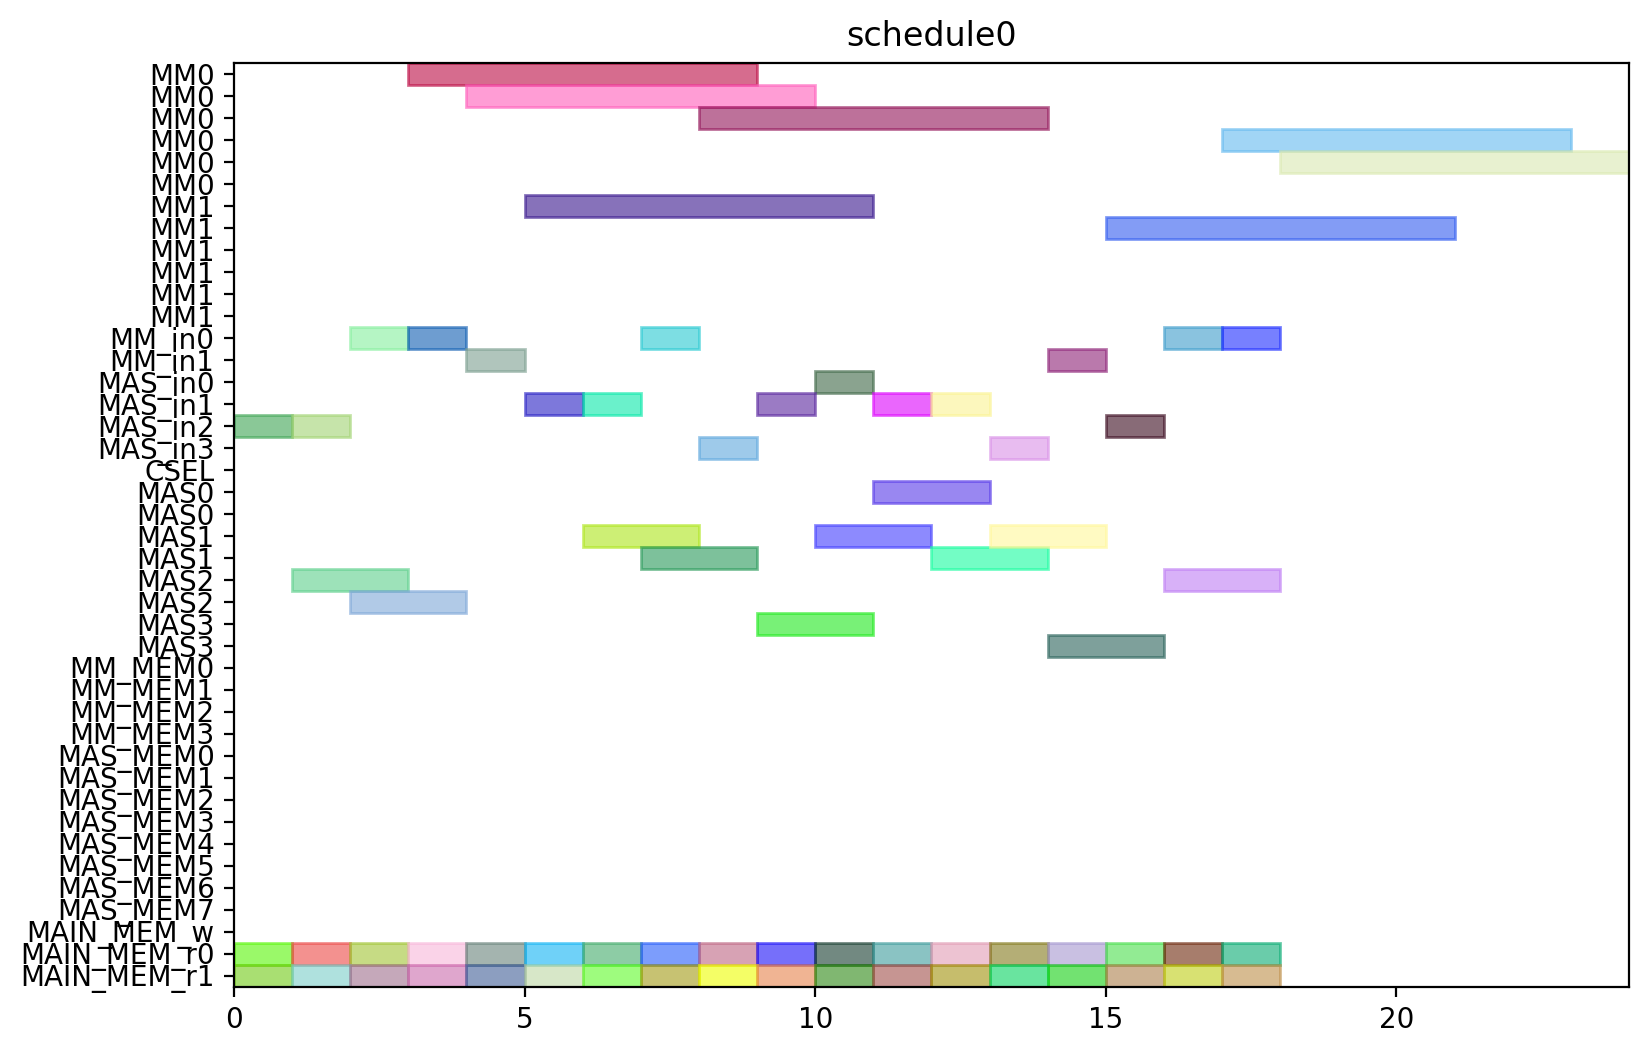

The Python source for this figure:
from pyschedule import Scenario, solvers, plotters, alt


def solve():
	horizon = 120
	S = Scenario("schedule0", horizon=horizon)

	# resource
	MM = S.Resources('MM', num=2, size=6)
	MM_in = S.Resources('MM_in', num=2)
	MAS_in = S.Resources('MAS_in', num=4)
	CSEL = S.Resource('CSEL')
	MAS = S.Resources('MAS', num=4, size=2, periods=range(1, horizon))
	MM_MEM = S.Resources('MM_MEM', num=4)
	MAS_MEM = S.Resources('MAS_MEM', num=8)
	MAIN_MEM_w = S.Resource('MAIN_MEM_w', size=1)
	MAIN_MEM_r = S.Resources('MAIN_MEM_r', num=2)

	# result of previous scheduling

	# new tasks
	t0_t0 = S.Task('t0_t0', length=2, delay_cost=1)
	t0_t0 += alt(MAS)
	t0_t0_in = S.Task('t0_t0_in', length=1, delay_cost=1)
	t0_t0_in += alt(MAS_in)
	S += t0_t0_in*MAS_in[0]<=t0_t0*MAS[0]

	S += t0_t0_in*MAS_in[1]<=t0_t0*MAS[1]

	S += t0_t0_in*MAS_in[2]<=t0_t0*MAS[2]

	S += t0_t0_in*MAS_in[3]<=t0_t0*MAS[3]

	t0_t0_mem0 = S.Task('t0_t0_mem0', length=1, delay_cost=1)
	t0_t0_mem0 += MAIN_MEM_r[0]
	S += t0_t0_mem0 <= t0_t0

	t0_t0_mem1 = S.Task('t0_t0_mem1', length=1, delay_cost=1)
	t0_t0_mem1 += MAIN_MEM_r[1]
	S += t0_t0_mem1 <= t0_t0

	t0_t1 = S.Task('t0_t1', length=2, delay_cost=1)
	t0_t1 += alt(MAS)
	t0_t1_in = S.Task('t0_t1_in', length=1, delay_cost=1)
	t0_t1_in += alt(MAS_in)
	S += t0_t1_in*MAS_in[0]<=t0_t1*MAS[0]

	S += t0_t1_in*MAS_in[1]<=t0_t1*MAS[1]

	S += t0_t1_in*MAS_in[2]<=t0_t1*MAS[2]

	S += t0_t1_in*MAS_in[3]<=t0_t1*MAS[3]

	t0_t1_mem0 = S.Task('t0_t1_mem0', length=1, delay_cost=1)
	t0_t1_mem0 += MAIN_MEM_r[0]
	S += t0_t1_mem0 <= t0_t1

	t0_t1_mem1 = S.Task('t0_t1_mem1', length=1, delay_cost=1)
	t0_t1_mem1 += MAIN_MEM_r[1]
	S += t0_t1_mem1 <= t0_t1

	t0_t3 = S.Task('t0_t3', length=6, delay_cost=1)
	t0_t3 += alt(MM)
	t0_t3_in = S.Task('t0_t3_in', length=1, delay_cost=1)
	t0_t3_in += alt(MM_in)
	S += t0_t3_in*MM_in[0]<=t0_t3*MM[0]
	S += t0_t3_in*MM_in[1]<=t0_t3*MM[1]
	t0_t3_mem0 = S.Task('t0_t3_mem0', length=1, delay_cost=1)
	t0_t3_mem0 += MAIN_MEM_r[0]
	S += t0_t3_mem0 <= t0_t3

	t0_t3_mem1 = S.Task('t0_t3_mem1', length=1, delay_cost=1)
	t0_t3_mem1 += MAIN_MEM_r[1]
	S += t0_t3_mem1 <= t0_t3

	t1_t0 = S.Task('t1_t0', length=2, delay_cost=1)
	t1_t0 += alt(MAS)
	t1_t0_in = S.Task('t1_t0_in', length=1, delay_cost=1)
	t1_t0_in += alt(MAS_in)
	S += t1_t0_in*MAS_in[0]<=t1_t0*MAS[0]

	S += t1_t0_in*MAS_in[1]<=t1_t0*MAS[1]

	S += t1_t0_in*MAS_in[2]<=t1_t0*MAS[2]

	S += t1_t0_in*MAS_in[3]<=t1_t0*MAS[3]

	t1_t0_mem0 = S.Task('t1_t0_mem0', length=1, delay_cost=1)
	t1_t0_mem0 += MAIN_MEM_r[0]
	S += t1_t0_mem0 <= t1_t0

	t1_t0_mem1 = S.Task('t1_t0_mem1', length=1, delay_cost=1)
	t1_t0_mem1 += MAIN_MEM_r[1]
	S += t1_t0_mem1 <= t1_t0

	t1_t1 = S.Task('t1_t1', length=2, delay_cost=1)
	t1_t1 += alt(MAS)
	t1_t1_in = S.Task('t1_t1_in', length=1, delay_cost=1)
	t1_t1_in += alt(MAS_in)
	S += t1_t1_in*MAS_in[0]<=t1_t1*MAS[0]

	S += t1_t1_in*MAS_in[1]<=t1_t1*MAS[1]

	S += t1_t1_in*MAS_in[2]<=t1_t1*MAS[2]

	S += t1_t1_in*MAS_in[3]<=t1_t1*MAS[3]

	t1_t1_mem0 = S.Task('t1_t1_mem0', length=1, delay_cost=1)
	t1_t1_mem0 += MAIN_MEM_r[0]
	S += t1_t1_mem0 <= t1_t1

	t1_t1_mem1 = S.Task('t1_t1_mem1', length=1, delay_cost=1)
	t1_t1_mem1 += MAIN_MEM_r[1]
	S += t1_t1_mem1 <= t1_t1

	t1_t3 = S.Task('t1_t3', length=6, delay_cost=1)
	t1_t3 += alt(MM)
	t1_t3_in = S.Task('t1_t3_in', length=1, delay_cost=1)
	t1_t3_in += alt(MM_in)
	S += t1_t3_in*MM_in[0]<=t1_t3*MM[0]
	S += t1_t3_in*MM_in[1]<=t1_t3*MM[1]
	t1_t3_mem0 = S.Task('t1_t3_mem0', length=1, delay_cost=1)
	t1_t3_mem0 += MAIN_MEM_r[0]
	S += t1_t3_mem0 <= t1_t3

	t1_t3_mem1 = S.Task('t1_t3_mem1', length=1, delay_cost=1)
	t1_t3_mem1 += MAIN_MEM_r[1]
	S += t1_t3_mem1 <= t1_t3

	t2_t2 = S.Task('t2_t2', length=2, delay_cost=1)
	t2_t2 += alt(MAS)
	t2_t2_in = S.Task('t2_t2_in', length=1, delay_cost=1)
	t2_t2_in += alt(MAS_in)
	S += t2_t2_in*MAS_in[0]<=t2_t2*MAS[0]

	S += t2_t2_in*MAS_in[1]<=t2_t2*MAS[1]

	S += t2_t2_in*MAS_in[2]<=t2_t2*MAS[2]

	S += t2_t2_in*MAS_in[3]<=t2_t2*MAS[3]

	t2_t2_mem0 = S.Task('t2_t2_mem0', length=1, delay_cost=1)
	t2_t2_mem0 += MAIN_MEM_r[0]
	S += t2_t2_mem0 <= t2_t2

	t2_t2_mem1 = S.Task('t2_t2_mem1', length=1, delay_cost=1)
	t2_t2_mem1 += MAIN_MEM_r[1]
	S += t2_t2_mem1 <= t2_t2

	t5_t0 = S.Task('t5_t0', length=6, delay_cost=1)
	t5_t0 += alt(MM)
	t5_t0_in = S.Task('t5_t0_in', length=1, delay_cost=1)
	t5_t0_in += alt(MM_in)
	S += t5_t0_in*MM_in[0]<=t5_t0*MM[0]
	S += t5_t0_in*MM_in[1]<=t5_t0*MM[1]
	t5_t0_mem0 = S.Task('t5_t0_mem0', length=1, delay_cost=1)
	t5_t0_mem0 += MAIN_MEM_r[0]
	S += t5_t0_mem0 <= t5_t0

	t5_t0_mem1 = S.Task('t5_t0_mem1', length=1, delay_cost=1)
	t5_t0_mem1 += MAIN_MEM_r[1]
	S += t5_t0_mem1 <= t5_t0

	t5_t1 = S.Task('t5_t1', length=6, delay_cost=1)
	t5_t1 += alt(MM)
	t5_t1_in = S.Task('t5_t1_in', length=1, delay_cost=1)
	t5_t1_in += alt(MM_in)
	S += t5_t1_in*MM_in[0]<=t5_t1*MM[0]
	S += t5_t1_in*MM_in[1]<=t5_t1*MM[1]
	t5_t1_mem0 = S.Task('t5_t1_mem0', length=1, delay_cost=1)
	t5_t1_mem0 += MAIN_MEM_r[0]
	S += t5_t1_mem0 <= t5_t1

	t5_t1_mem1 = S.Task('t5_t1_mem1', length=1, delay_cost=1)
	t5_t1_mem1 += MAIN_MEM_r[1]
	S += t5_t1_mem1 <= t5_t1

	t5_t2 = S.Task('t5_t2', length=2, delay_cost=1)
	t5_t2 += alt(MAS)
	t5_t2_in = S.Task('t5_t2_in', length=1, delay_cost=1)
	t5_t2_in += alt(MAS_in)
	S += t5_t2_in*MAS_in[0]<=t5_t2*MAS[0]

	S += t5_t2_in*MAS_in[1]<=t5_t2*MAS[1]

	S += t5_t2_in*MAS_in[2]<=t5_t2*MAS[2]

	S += t5_t2_in*MAS_in[3]<=t5_t2*MAS[3]

	t5_t2_mem0 = S.Task('t5_t2_mem0', length=1, delay_cost=1)
	t5_t2_mem0 += MAIN_MEM_r[0]
	S += t5_t2_mem0 <= t5_t2

	t5_t2_mem1 = S.Task('t5_t2_mem1', length=1, delay_cost=1)
	t5_t2_mem1 += MAIN_MEM_r[1]
	S += t5_t2_mem1 <= t5_t2

	t5_t3 = S.Task('t5_t3', length=2, delay_cost=1)
	t5_t3 += alt(MAS)
	t5_t3_in = S.Task('t5_t3_in', length=1, delay_cost=1)
	t5_t3_in += alt(MAS_in)
	S += t5_t3_in*MAS_in[0]<=t5_t3*MAS[0]

	S += t5_t3_in*MAS_in[1]<=t5_t3*MAS[1]

	S += t5_t3_in*MAS_in[2]<=t5_t3*MAS[2]

	S += t5_t3_in*MAS_in[3]<=t5_t3*MAS[3]

	t5_t3_mem0 = S.Task('t5_t3_mem0', length=1, delay_cost=1)
	t5_t3_mem0 += MAIN_MEM_r[0]
	S += t5_t3_mem0 <= t5_t3

	t5_t3_mem1 = S.Task('t5_t3_mem1', length=1, delay_cost=1)
	t5_t3_mem1 += MAIN_MEM_r[1]
	S += t5_t3_mem1 <= t5_t3

	t7_t0 = S.Task('t7_t0', length=2, delay_cost=1)
	t7_t0 += alt(MAS)
	t7_t0_in = S.Task('t7_t0_in', length=1, delay_cost=1)
	t7_t0_in += alt(MAS_in)
	S += t7_t0_in*MAS_in[0]<=t7_t0*MAS[0]

	S += t7_t0_in*MAS_in[1]<=t7_t0*MAS[1]

	S += t7_t0_in*MAS_in[2]<=t7_t0*MAS[2]

	S += t7_t0_in*MAS_in[3]<=t7_t0*MAS[3]

	t7_t0_mem0 = S.Task('t7_t0_mem0', length=1, delay_cost=1)
	t7_t0_mem0 += MAIN_MEM_r[0]
	S += t7_t0_mem0 <= t7_t0

	t7_t0_mem1 = S.Task('t7_t0_mem1', length=1, delay_cost=1)
	t7_t0_mem1 += MAIN_MEM_r[1]
	S += t7_t0_mem1 <= t7_t0

	t7_t1 = S.Task('t7_t1', length=2, delay_cost=1)
	t7_t1 += alt(MAS)
	t7_t1_in = S.Task('t7_t1_in', length=1, delay_cost=1)
	t7_t1_in += alt(MAS_in)
	S += t7_t1_in*MAS_in[0]<=t7_t1*MAS[0]

	S += t7_t1_in*MAS_in[1]<=t7_t1*MAS[1]

	S += t7_t1_in*MAS_in[2]<=t7_t1*MAS[2]

	S += t7_t1_in*MAS_in[3]<=t7_t1*MAS[3]

	t7_t1_mem0 = S.Task('t7_t1_mem0', length=1, delay_cost=1)
	t7_t1_mem0 += MAIN_MEM_r[0]
	S += t7_t1_mem0 <= t7_t1

	t7_t1_mem1 = S.Task('t7_t1_mem1', length=1, delay_cost=1)
	t7_t1_mem1 += MAIN_MEM_r[1]
	S += t7_t1_mem1 <= t7_t1

	t7_t3 = S.Task('t7_t3', length=6, delay_cost=1)
	t7_t3 += alt(MM)
	t7_t3_in = S.Task('t7_t3_in', length=1, delay_cost=1)
	t7_t3_in += alt(MM_in)
	S += t7_t3_in*MM_in[0]<=t7_t3*MM[0]
	S += t7_t3_in*MM_in[1]<=t7_t3*MM[1]
	t7_t3_mem0 = S.Task('t7_t3_mem0', length=1, delay_cost=1)
	t7_t3_mem0 += MAIN_MEM_r[0]
	S += t7_t3_mem0 <= t7_t3

	t7_t3_mem1 = S.Task('t7_t3_mem1', length=1, delay_cost=1)
	t7_t3_mem1 += MAIN_MEM_r[1]
	S += t7_t3_mem1 <= t7_t3

	t10_t0 = S.Task('t10_t0', length=6, delay_cost=1)
	t10_t0 += alt(MM)
	t10_t0_in = S.Task('t10_t0_in', length=1, delay_cost=1)
	t10_t0_in += alt(MM_in)
	S += t10_t0_in*MM_in[0]<=t10_t0*MM[0]
	S += t10_t0_in*MM_in[1]<=t10_t0*MM[1]
	t10_t0_mem0 = S.Task('t10_t0_mem0', length=1, delay_cost=1)
	t10_t0_mem0 += MAIN_MEM_r[0]
	S += t10_t0_mem0 <= t10_t0

	t10_t0_mem1 = S.Task('t10_t0_mem1', length=1, delay_cost=1)
	t10_t0_mem1 += MAIN_MEM_r[1]
	S += t10_t0_mem1 <= t10_t0

	t10_t1 = S.Task('t10_t1', length=6, delay_cost=1)
	t10_t1 += alt(MM)
	t10_t1_in = S.Task('t10_t1_in', length=1, delay_cost=1)
	t10_t1_in += alt(MM_in)
	S += t10_t1_in*MM_in[0]<=t10_t1*MM[0]
	S += t10_t1_in*MM_in[1]<=t10_t1*MM[1]
	t10_t1_mem0 = S.Task('t10_t1_mem0', length=1, delay_cost=1)
	t10_t1_mem0 += MAIN_MEM_r[0]
	S += t10_t1_mem0 <= t10_t1

	t10_t1_mem1 = S.Task('t10_t1_mem1', length=1, delay_cost=1)
	t10_t1_mem1 += MAIN_MEM_r[1]
	S += t10_t1_mem1 <= t10_t1

	t10_t2 = S.Task('t10_t2', length=2, delay_cost=1)
	t10_t2 += alt(MAS)
	t10_t2_in = S.Task('t10_t2_in', length=1, delay_cost=1)
	t10_t2_in += alt(MAS_in)
	S += t10_t2_in*MAS_in[0]<=t10_t2*MAS[0]

	S += t10_t2_in*MAS_in[1]<=t10_t2*MAS[1]

	S += t10_t2_in*MAS_in[2]<=t10_t2*MAS[2]

	S += t10_t2_in*MAS_in[3]<=t10_t2*MAS[3]

	t10_t2_mem0 = S.Task('t10_t2_mem0', length=1, delay_cost=1)
	t10_t2_mem0 += MAIN_MEM_r[0]
	S += t10_t2_mem0 <= t10_t2

	t10_t2_mem1 = S.Task('t10_t2_mem1', length=1, delay_cost=1)
	t10_t2_mem1 += MAIN_MEM_r[1]
	S += t10_t2_mem1 <= t10_t2

	t10_t3 = S.Task('t10_t3', length=2, delay_cost=1)
	t10_t3 += alt(MAS)
	t10_t3_in = S.Task('t10_t3_in', length=1, delay_cost=1)
	t10_t3_in += alt(MAS_in)
	S += t10_t3_in*MAS_in[0]<=t10_t3*MAS[0]

	S += t10_t3_in*MAS_in[1]<=t10_t3*MAS[1]

	S += t10_t3_in*MAS_in[2]<=t10_t3*MAS[2]

	S += t10_t3_in*MAS_in[3]<=t10_t3*MAS[3]

	t10_t3_mem0 = S.Task('t10_t3_mem0', length=1, delay_cost=1)
	t10_t3_mem0 += MAIN_MEM_r[0]
	S += t10_t3_mem0 <= t10_t3

	t10_t3_mem1 = S.Task('t10_t3_mem1', length=1, delay_cost=1)
	t10_t3_mem1 += MAIN_MEM_r[1]
	S += t10_t3_mem1 <= t10_t3

	solvers.mip.solve(S,msg=1,kind='CPLEX',ratio_gap=1.01)

	solution = [['hoge']*len(S.solution()[1]) for i in range(len(S.solution()))]
	for i in range(len(S.solution())):
		for j in range(len(S.solution()[i])):
			solution[i][j]=str(S.solution()[i][j])
	print(solution)

	cycles = int(solution[-1][3])

	pic_file_name = "/mnt/rose/usr1/fukuda/ABE/multiRAM_multiMAS_16mux/scheduling_result/stage6MM2_stage2MAS4/EP2_DBL_w_EVAL/schedule0.png"
	if(S.solution() != []):
		plotters.matplotlib.plot(S,img_filename=pic_file_name, show_task_labels=False, fig_size=(cycles*0.25+3, 6))

	return solution
